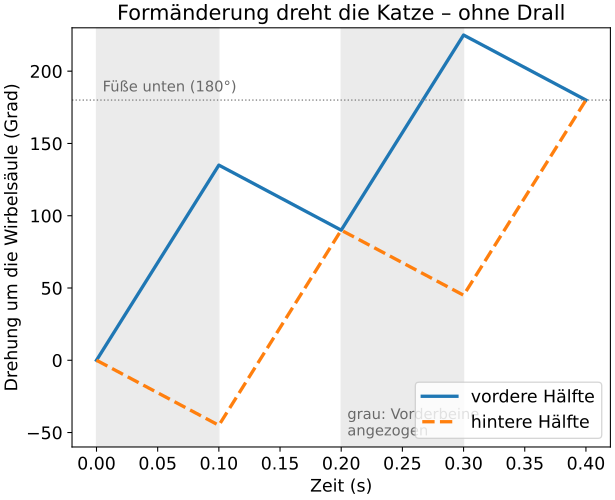

Write the Python code that produced this figure.
# falling_cat.py – Aus „Wie Katzen auf den Füßen landen: der Drehimpuls erklärt“
# https://wildbionics.com/de/artikel/katzen-stellreflex/ · Code: MIT-Lizenz
# Braucht: python3 -m pip install numpy matplotlib
# Starten: python3 falling_cat.py   (https://wildbionics.com/de/code-ausfuehren/)

import numpy as np
import matplotlib.pyplot as plt

# Zwei Hälften der Katze drehen sich um dieselbe Achse (die Wirbelsäule), Modell „Anziehen und Drehen“.
I_TUCKED = 1.0      # Trägheitsmoment einer Hälfte mit angezogenen Beinen (relative Einheiten)
I_EXTENDED = 3.0    # dieselbe Hälfte mit gestreckten Beinen – angenommen 3-mal größer
TWIST = 180.0       # wie weit sich die vordere gegen die hintere Hälfte pro Schritt verdreht (Grad)
STEP_TIME = 0.1     # Dauer einer Verdrehung (s), angenommen
G = 9.81            # Fallbeschleunigung (m/s²)


def twist(i_front, i_rear, d_relative):
    """Die Hälften um d_relative gegeneinander verdrehen, bei Gesamtdrehimpuls null.
    I_v·Δθ_v + I_h·Δθ_h = 0 und Δθ_v − Δθ_h = d_relative ergeben die Drehung jeder Hälfte."""
    d_front = d_relative * i_rear / (i_front + i_rear)
    d_rear = -d_relative * i_front / (i_front + i_rear)
    return d_front, d_rear


# Ein Zyklus: (1) Vorderbeine angezogen, vordere Hälfte drehen; (2) Hinterbeine angezogen, zurückdrehen.
steps = [(I_TUCKED, I_EXTENDED, +TWIST), (I_EXTENDED, I_TUCKED, -TWIST)]
front, rear, time = [0.0], [0.0], [0.0]
largest_momentum = 0.0
for cycle in range(2):
    for i_front, i_rear, d_relative in steps:
        for _ in range(50):                     # jede Verdrehung in 50 kleinen Schritten
            d_front, d_rear = twist(i_front, i_rear, d_relative / 50)
            rate_front, rate_rear = d_front / (STEP_TIME / 50), d_rear / (STEP_TIME / 50)
            largest_momentum = max(largest_momentum, abs(i_front * rate_front + i_rear * rate_rear))
            front.append(front[-1] + d_front)
            rear.append(rear[-1] + d_rear)
            time.append(time[-1] + STEP_TIME / 50)

per_cycle = front[100]
print(f"größter Gesamtdrehimpuls während der Drehung: {largest_momentum:.3f}")
if abs(per_cycle) < 1e-6:
    print("Drehung pro Zyklus: 0° – ohne Formänderung kann sich die Katze nicht drehen")
else:
    cycles = 180.0 / per_cycle
    fall_time = cycles * 2 * STEP_TIME
    print(f"Drehung pro Zyklus: {per_cycle:.1f}° (vordere und hintere Hälfte gleich)")
    print(f"nötige Zyklen, um auf den Füßen zu landen (180°): {cycles:.1f}")
    print(f"benötigte Zeit: {fall_time:.2f} s  →  sie fällt dabei {0.5 * G * fall_time**2 * 100:.0f} cm")

time = np.array(time)
plt.rcParams["font.size"] = 13      # große Schrift: Das Diagramm bleibt auf dem Handy lesbar
fig, ax = plt.subplots(figsize=(6.4, 5.2), layout="constrained")
for k in range(4):                      # die Schritte mit angezogenen Vorderbeinen grau hinterlegen
    if k % 2 == 0:
        ax.axvspan(k * STEP_TIME, (k + 1) * STEP_TIME, color="0.92")
ax.plot(time, front, lw=2.5, label="vordere Hälfte")
ax.plot(time, rear, "--", lw=2.5, label="hintere Hälfte")
ax.axhline(180, color="gray", lw=1, ls=":")
ax.text(0.005, 186, "Füße unten (180°)", color="dimgray", fontsize=11)
ax.text(0.205, -52, "grau: Vorderbeine\nangezogen", color="dimgray", fontsize=11)
ax.set_xlabel("Zeit (s)")
ax.set_ylabel("Drehung um die Wirbelsäule (Grad)")
ax.set_title("Formänderung dreht die Katze – ohne Drall")
ax.set_ylim(-60, 230)
ax.legend(loc="lower right")
plt.show()
